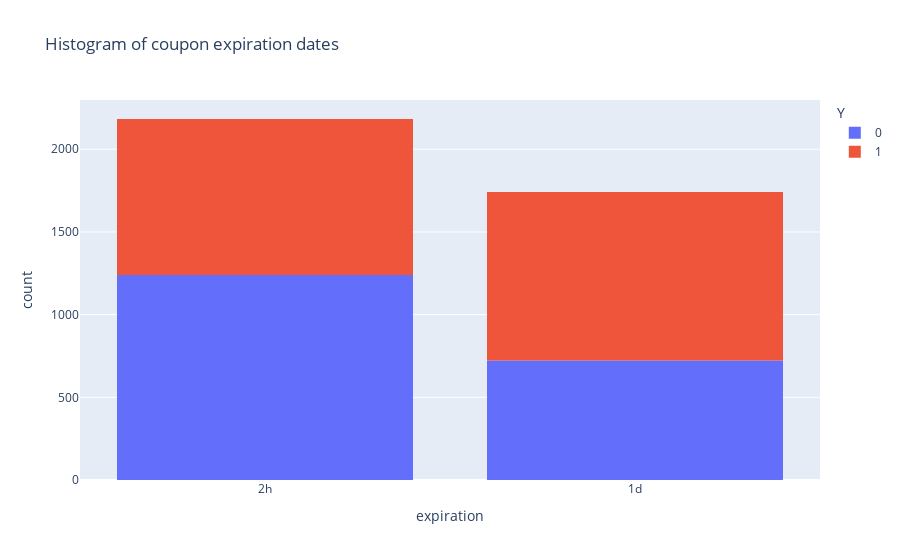

Here is the notebook cell this chart was saved with:
### Markdown cell above
Indeed, drivers who go once or more a month are much more likely to accept the coupon.

I'm a it skeptical that we will know this information for most drivers though, so I'm going to change gears a bit focus exclusively on attributes that we are essentially guaranteed to know accurately at the time of sending the coupon:

expiration
weather
time
temperature

### Code cell
fig = px.histogram(coffee_coupon_data, x='expiration', color = 'Y', title = 'Histogram of coupon expiration dates')
fig.show()
coffee_coupon_data.groupby('expiration')[['Y']].mean()

### Figure 1 — Plotly figure (JSON) as saved in the notebook; plotly's stock layout.template omitted (floating-point values rounded to 4 significant figures; data arrays with more than 128 entries replaced by an {"elided": "..."} marker saying what was removed)
{"data": [{"alignmentgroup": "True", "bingroup": "x", "hovertemplate": "Y=0<br>expiration=%{x}<br>count=%{y}<extra></extra>", "legendgroup": "0", "marker": {"color": "#636efa", "pattern": {"shape": ""}}, "name": "0", "offsetgroup": "0", "orientation": "v", "showlegend": true, "type": "histogram", "x": {"elided": "1962 str values"}, "xaxis": "x", "yaxis": "y"}, {"alignmentgroup": "True", "bingroup": "x", "hovertemplate": "Y=1<br>expiration=%{x}<br>count=%{y}<extra></extra>", "legendgroup": "1", "marker": {"color": "#EF553B", "pattern": {"shape": ""}}, "name": "1", "offsetgroup": "1", "orientation": "v", "showlegend": true, "type": "histogram", "x": {"elided": "1962 str values"}, "xaxis": "x", "yaxis": "y"}], "layout": {"barmode": "relative", "legend": {"title": {"text": "Y"}, "tracegroupgap": 0}, "title": {"text": "Histogram of coupon expiration dates"}, "xaxis": {"anchor": "y", "domain": [0, 1], "title": {"text": "expiration"}}, "yaxis": {"anchor": "x", "domain": [0, 1], "title": {"text": "count"}}}}
